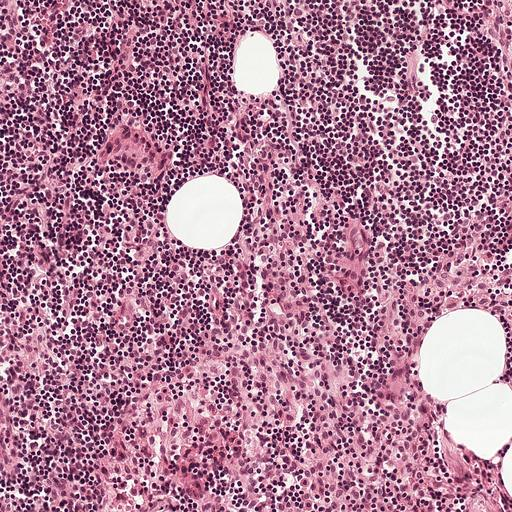
#> input picture images/slide_07M2__img_HH8X.jpeg, 512 x 512 px, found by its file name; its folder holds only this picture in this run
$ python RGB_calculator.py
#> lines starting #> are read from the running program, lines starting #| are printed output that depends on the picture; long printed decimals are rounded
import numpy as np
import argparse
import os

from PIL import Image

parser = argparse.ArgumentParser(description='')
parser.add_argument('--image_folder', default='../images/images', help='Images directory')

FLAGS = parser.parse_args()

image_folder = FLAGS.image_folder  # Image folder

# Initializing variables rgb_sum and rgb_count to keep track of the sum of RGB values and the total number of pixels processed.
rgb_sum = np.array([0.0, 0.0, 0.0])
rgb_count = 0
pixel2_sum = np.array([0.0, 0.0, 0.0])

# Loop through all images in the folder
for image_path in os.listdir(image_folder):

    # Open image and convert to RGB
    image = Image.open(os.path.join(image_folder, image_path)) # Opening each image file using PIL's Image.open() method
#> image is the input picture: PIL image 512x512 RGB; mean R, G, B 173, 125.3, 150.4
    pixels = np.asarray(image, dtype=float)/255. # converting it to a NumPy array for further processing.
    # print(pixels.shape)
    # print(pixels.dtype)
    pixel2 = pixels**2
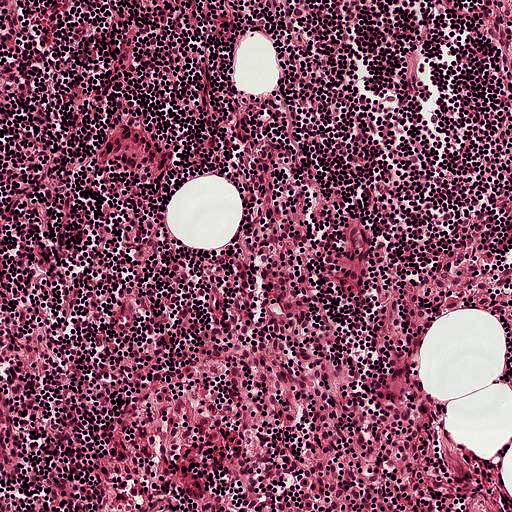
#> pixel2: shape (512, 512, 3) float64; mean R, G, B 0.52, 0.315, 0.409
    pixel2_sum += np.sum(pixel2, axis=(0, 1))
#> pixel2_sum = [136290.5, 82534.8, 107266.9]
    # pixels.shape
    # Sum up RGB values
    rgb_sum += np.sum(pixels, axis=(0, 1))  # we defined axis because we want height and width calculated seperately. if we remove it the sum will lead us the wrong calculations to mean and std.
#> rgb_sum = [177865.7, 128836.3, 154653.1]
    rgb_count += image.width * image.height # number of the rgb values of an image.
#> rgb_count = 262144

# print(rgb_sum)
# print(pixel2_sum)
# Calculate RGB mean and std
rgb_mean = rgb_sum / rgb_count
#> rgb_mean = [0.679, 0.491, 0.59]
pixel2_avg = pixel2_sum / rgb_count
#> pixel2_avg = [0.52, 0.315, 0.409]
variance = pixel2_avg - rgb_mean**2
#> variance = [0.0595, 0.0733, 0.0611]
rgb_std = np.sqrt(variance)
#> rgb_std = [0.244, 0.271, 0.247]
# print(variance)
# print(rgb_mean)
# print(pixel2_avg)
print('RGB Mean:', rgb_mean)
#| RGB Mean: [0.6785 0.4915 0.59]
print('RGB STD:', rgb_std)
#| RGB STD: [0.244 0.2707 0.2473]

$ run again, on images/slide_1TEM__img_8RHL.jpeg
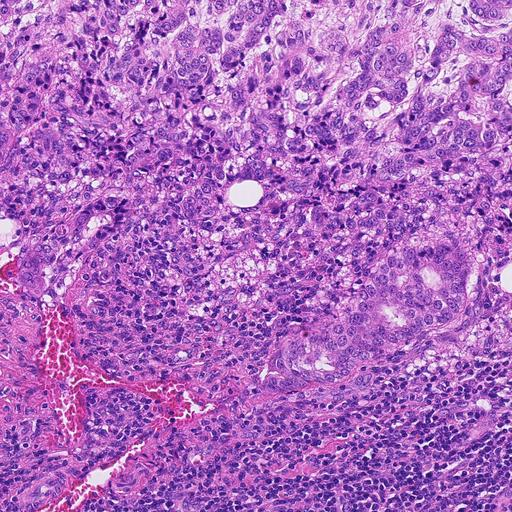
#> input picture images/slide_1TEM__img_8RHL.jpeg, 512 x 512 px, found by its file name
#> image is the input picture: PIL image 512x512 RGB; mean R, G, B 173.2, 108.2, 190.3
#> `pixel2 = pixels**2`:
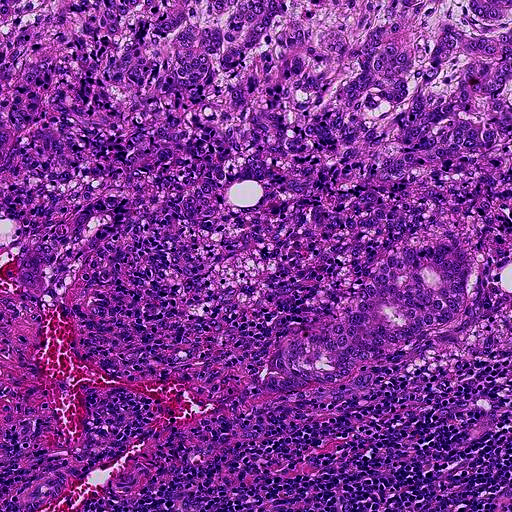
#> pixel2: shape (512, 512, 3) float64; mean R, G, B 0.494, 0.216, 0.578
#> pixel2_sum = [129468.6, 56543.7, 151537.8]
#> rgb_sum = [178052.3, 111207.1, 195637.1]
#> rgb_mean = [0.679, 0.424, 0.746]
#> pixel2_avg = [0.494, 0.216, 0.578]
#> variance = [0.0325, 0.0357, 0.0211]
#> rgb_std = [0.18, 0.189, 0.145]
#| RGB Mean: [0.6792 0.4242 0.7463]
#| RGB STD: [0.1804 0.189 0.1453  ]

$ run again, on images/slide_2350__img_EKM9.jpeg
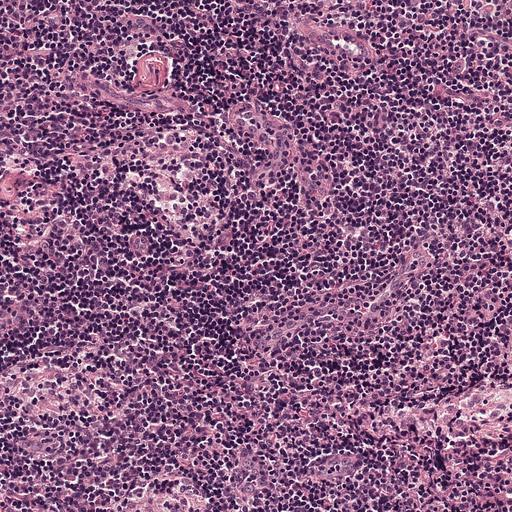
#> input picture images/slide_2350__img_EKM9.jpeg, 512 x 512 px, found by its file name
#> image is the input picture: PIL image 512x512 RGB; mean R, G, B 138.9, 95.3, 132.3
#> `pixel2 = pixels**2`:
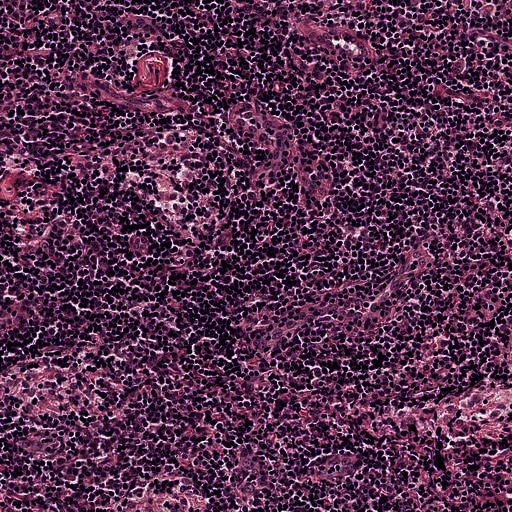
#> pixel2: shape (512, 512, 3) float64; mean R, G, B 0.345, 0.185, 0.31
#> pixel2_sum = [90459.1, 48524.8, 81209.5]
#> rgb_sum = [142750.1, 97961.6, 135972.6]
#> rgb_mean = [0.545, 0.374, 0.519]
#> pixel2_avg = [0.345, 0.185, 0.31]
#> variance = [0.0485, 0.0455, 0.0407]
#> rgb_std = [0.22, 0.213, 0.202]
#| RGB Mean: [0.5445 0.3737 0.5187]
#| RGB STD: [0.2203 0.2132 0.2019 ]

$ run again, on images/slide_2C5U__img_960S.jpeg
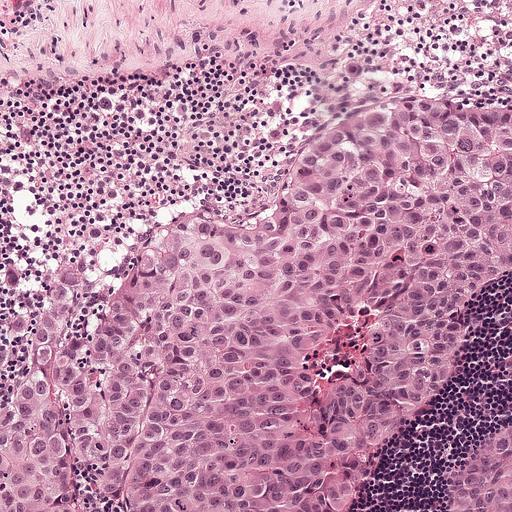
#> input picture images/slide_2C5U__img_960S.jpeg, 512 x 512 px, found by its file name
#> image is the input picture: PIL image 512x512 RGB; mean R, G, B 186.8, 138, 167.5
#> `pixel2 = pixels**2`:
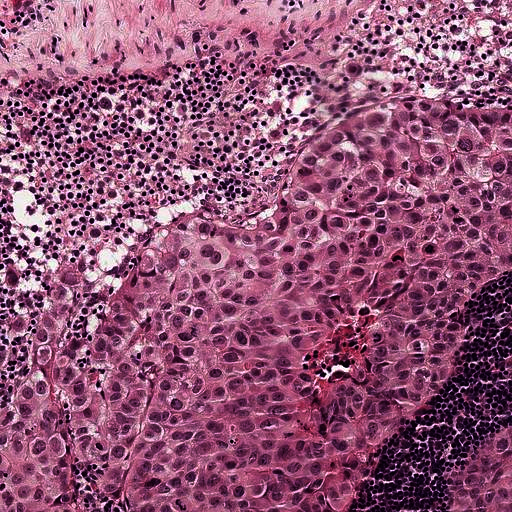
#> pixel2: shape (512, 512, 3) float64; mean R, G, B 0.572, 0.335, 0.463
#> pixel2_sum = [149930.7, 87868.7, 121485.8]
#> rgb_sum = [192010.7, 141904, 172173.9]
#> rgb_mean = [0.732, 0.541, 0.657]
#> pixel2_avg = [0.572, 0.335, 0.463]
#> variance = [0.0354, 0.0422, 0.0321]
#> rgb_std = [0.188, 0.205, 0.179]
#| RGB Mean: [0.7325 0.5413 0.6568]
#| RGB STD: [0.1883 0.2053 0.179]

$ run again, on images/slide_0PQE__img_9QN0.jpeg
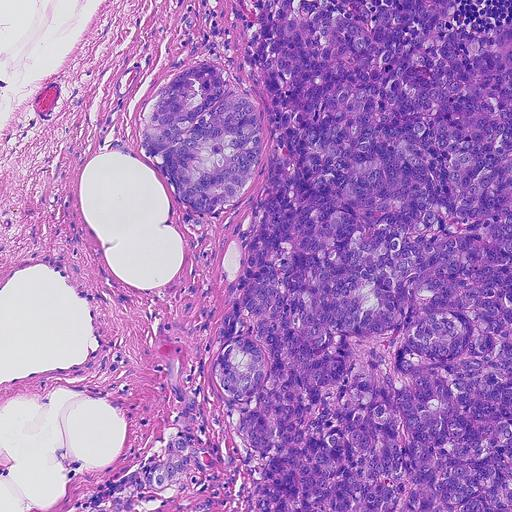
#> input picture images/slide_0PQE__img_9QN0.jpeg, 512 x 512 px, found by its file name
#> image is the input picture: PIL image 512x512 RGB; mean R, G, B 170.5, 122.7, 190.6
#> `pixel2 = pixels**2`:
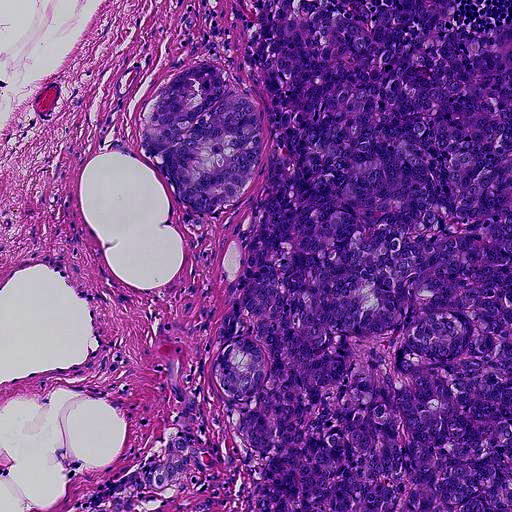
#> pixel2: shape (512, 512, 3) float64; mean R, G, B 0.478, 0.278, 0.574
#> pixel2_sum = [125344.8, 72951.3, 150510.9]
#> rgb_sum = [175306.9, 126140.9, 195970.5]
#> rgb_mean = [0.669, 0.481, 0.748]
#> pixel2_avg = [0.478, 0.278, 0.574]
#> variance = [0.0309, 0.0467, 0.0153]
#> rgb_std = [0.176, 0.216, 0.124]
#| RGB Mean: [0.6687 0.4812 0.7476]
#| RGB STD: [0.1759 0.2162 0.1237]
